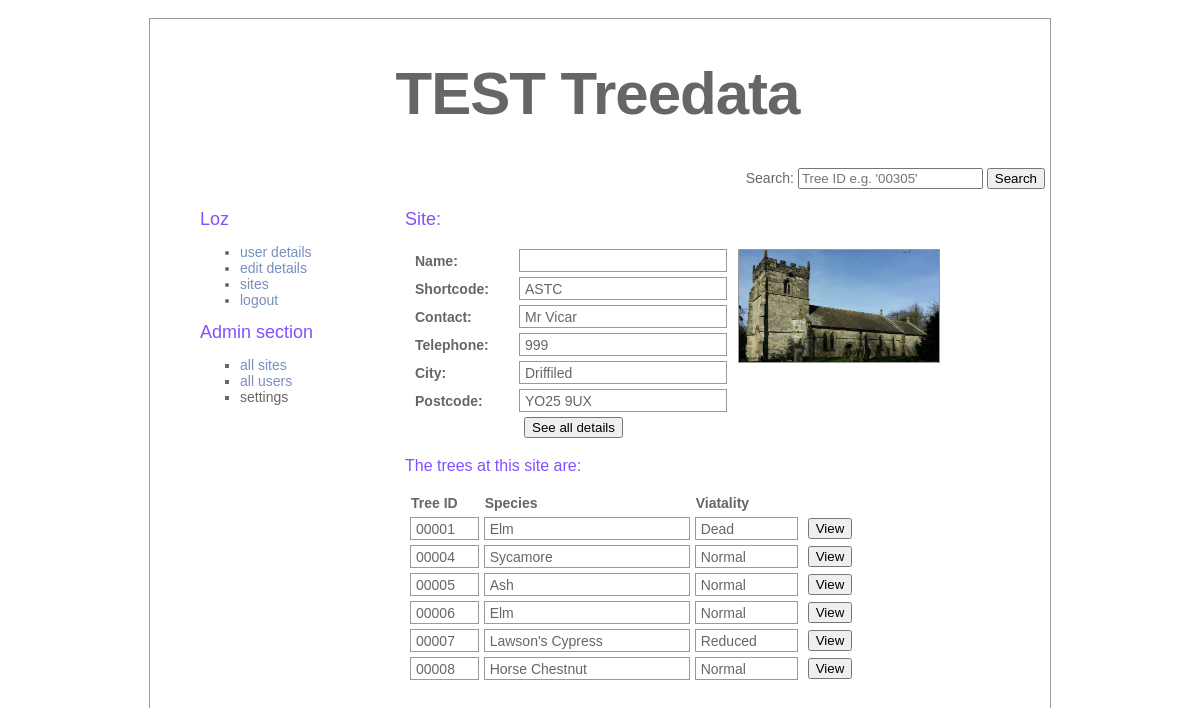
Screenshot of /pages/login/user_logged_on_site_details.php?siteShortcode=ASTC (signed in) with the database file from the repository.
### tables this page shows
CREATE TABLE treedata_sites (
    name VARCHAR(100) NOT NULL,
    shortcode VARCHAR(4) NOT NULL PRIMARY KEY,
    description VARCHAR(1000),
    address_line_1 VARCHAR(200),
    address_line_2 VARCHAR(200),
    city VARCHAR(50),
    postcode VARCHAR(9),
    contact_name VARCHAR(100),
    contact_telephone VARCHAR(11),
    image VARCHAR(100)
);

CREATE TABLE treedata_tree_vitality (
    id INT PRIMARY KEY AUTO_INCREMENT,
    name VARCHAR(100),
    description VARCHAR(400)
);

CREATE TABLE treedata_tree_species (
    id INT PRIMARY KEY AUTO_INCREMENT,
    name VARCHAR(100) NOT NULL
);

### pages/login/user_logged_on_site_details.php (the view, shortened to what this page needs)
<?php
    $path = "../../";
    $subTitle = "Site:";
	include ($path."assets/includes/connection.php");
	if (!isset($_SESSION["authenticated_user"]))
	{
		$_SESSION["message"] = "please log in";
		header("Location:".$path);
	}
	else
	{
		$siteShortcode = $_GET["siteShortcode"];
		$siteName = $_GET["siteName"];
		include($path."assets/includes/header.php");
		include($path."assets/includes/login.php");
	?>
			<div id="text">
                <h2><?php echo $subTitle; ?> <?php echo $siteName; ?></h2>
                <p>
                               <?php
					$querySite = "	SELECT DISTINCT *
									FROM treedata_user_sites
									JOIN treedata_sites ON treedata_user_sites.site_shortcode=treedata_sites.shortcode
									WHERE treedata_sites.shortcode='$siteShortcode'";
            		$resultSite = mysqli_query ($connection, $querySite);
            		if (mysqli_num_rows($resultSite) > 0)
            		{
            			$row = mysqli_fetch_array($resultSite);
            			echo "<form name='' id='siteFullDetails' method='GET' action='".$path."pages/login/user_logged_on_site_full_details.php'>";
            			echo "<table class='siteDetailsSite'>";
	            			echo "<tr>";
	            			echo 	"<td>Name:</td>";
	            			echo 	"<td>".$siteName."</td>";
	            			echo 	"<td rowspan='7'><img width='200' src='".$path."assets/images/site/".$siteShortcode."/".$row['image']."' /></td>";
	            			echo "</tr>";
	            			echo "<tr>";
	            			echo 	"<td>Shortcode:</td>";
	            			echo 	"<td>".$siteShortcode."</td>";
	            			echo "</tr>";
	            			echo "<tr>";
	            			echo 	"<td>Contact:</td>";
	            			echo 	"<td>".$row['contact_name']."</td>";
	            			echo "</tr>";
	            			echo "<tr>";
	            			echo 	"<td>Telephone:</td>";
	            			echo 	"<td>".$row['contact_telephone']."</td>";
	            			echo "</tr>";
	            			echo "<tr>";
	            			echo 	"<td>City:</td>";
	            			echo 	"<td>".$row['city']."</td>";
	            			echo "</tr>";
	            			echo "<tr>";
	            			echo 	"<td>Postcode:</td>";
	            			echo 	"<td>".$row['postcode']."</td>";
	            			echo "</tr>";
	            			echo "<tr>";
	            			echo 	"<td></td>";
	            			echo 	"<td><button type='submit' formid='siteFullDetails'>See all details</button></td>";
	            			echo "</tr>";
	            		echo "</table>";
	            		echo "</form>";
					}
	                else
	                {
	                	echo "No rows found";
						mysqli_close($connection);
	                }
            	?>
                </p>
                <h3>The trees at this site are:</h3>
                <p>
                	<?php
					$queryTrees = "	SELECT LPAD(treedata_site_trees.tree_id, 5, '0') AS tree_id, treedata_tree_vitality.name AS vitality, treedata_tree_species.name AS species
							FROM treedata_site_trees
							JOIN treedata_tree_species ON treedata_site_trees.species=treedata_tree_species.id
							JOIN treedata_tree_vitality ON treedata_site_trees.vitality=treedata_tree_vitality.id
							WHERE treedata_site_trees.shortcode='$siteShortcode'
							ORDER BY tree_id ASC";
            		$resultTrees = mysqli_query ($connection, $queryTrees);
            		if (mysqli_num_rows($resultTrees) > 0)
            		{
            				echo "<table class='siteDetailsTrees'>";
	            			echo "<tr>";
	            			echo "<th>Tree ID</th>";
	            			echo "<th>Species</th>";
	            			echo "<th>Viatality</th>";
	            			echo "<th></th>";
	            			echo "</tr>";
            			while($row = mysqli_fetch_array($resultTrees, MYSQLI_ASSOC))
	            		{
							echo "<form name='viewSiteTree' id='viewSiteTree' action='".$path."pages/login/user_logged_on_site_tree_details.php' method='GET'>";
							echo "<tr>";
	            			echo 	"<td>".$row['tree_id']."</td>";
	            			echo 	"<td>".$row['species']."</td>";
	            			echo 	"<td>".$row['vitality']."</td>";
	            			echo 	"<td><input type='submit' name='viewButton' value='View' /></td>";
	            			echo "</tr>";
	            			echo "</form>";
	            		}
	            		echo "</table>";
					}
	                else
	                {
	                	echo "<p>No details found <p>";
	                }
            	?>
    			</p>
			</div>
		</div>
	</body>
</html>
<?php
	}
?>

### assets/css/style.css (style rules this page uses)
#text { left: 255px; top: 180px; position: absolute; width: 600px; margin-top: 10px; }
body { color: #666; font-size: 14px; font-family: "Lucida Grande", Arial, sans-serif; font-weight: normal; margin-top: 0; margin-bottom: 0; }
p { margin-top: 5; }
h2 { color: #844fff; font-size: 18px; font-weight: normal; margin: 0px; }
h3 { color: #844fff; font-size: 16px; font-weight: normal; margin: 0px; }
table { width: 100%; margin: 0px; padding: 0px; text-align: left; }
table.siteDetailsSite { border: 0px solid #999; margin: 0px; padding: 0px; border-spacing:5px; text-align: left; vertical-align: middle; width: 90%; }
table.siteDetailsSite td { border: 1px solid #999; margin: 0px; padding: 0px 0px 0px 5px; text-align: left; vertical-align: middle; background:; height: 21px; }
table.siteDetailsSite td:nth-child(1) { width: 20%; font-weight: bold; border: 0px; }
table.siteDetailsSite td:nth-child(2) { width: 40%; }
table.siteDetailsSite td:nth-child(3) { width: 40%; text-align: right; vertical-align: top; border: 0px; }
table.siteDetailsSite tr:last-child td:nth-child(2) { border: 0px; }
table.siteDetailsSite img { border: 1px solid #999; }
table.siteDetailsTrees { border: 0px solid #999; margin: 0px; padding: 0px; border-spacing: 5px; text-align: left; vertical-align: middle; width: 90%; }
table.siteDetailsTrees td { border: 1px solid #999; margin: 0px; padding: 0px 0px 0px 5px; text-align: left; vertical-align: middle; background:; height: 21px; }
table.siteDetailsTrees td:nth-child(1) { width: 10%; }
table.siteDetailsTrees td:nth-child(2) { width: 30%; }
table.siteDetailsTrees td:nth-child(3) { width: 15%; }
table.siteDetailsTrees td:nth-child(4) { width: 20%; border: 0px; }

### rows the page displays
treedata_sites: image (picture), contact_name "Mr Vicar", contact_telephone "999", city "Driffiled", postcode "YO25 9UX"
treedata_tree_vitality: tree_id "00001", treedata_tree_species.name "Elm", name "Dead"
treedata_tree_vitality: tree_id "00004", treedata_tree_species.name "Sycamore", name "Normal", tree_id "00005", treedata_tree_species.name "Ash", tree_id "00006", treedata_tree_species.name "Elm", tree_id "00008", treedata_tree_species.name "Horse Chestnut"
treedata_tree_vitality: tree_id "00007", treedata_tree_species.name "Lawson's Cypress", name "Reduced"

### other values shown
$title "TEST Treedata"
$username "Loz"
$subTitle "Site:"
$siteShortcode "ASTC"
